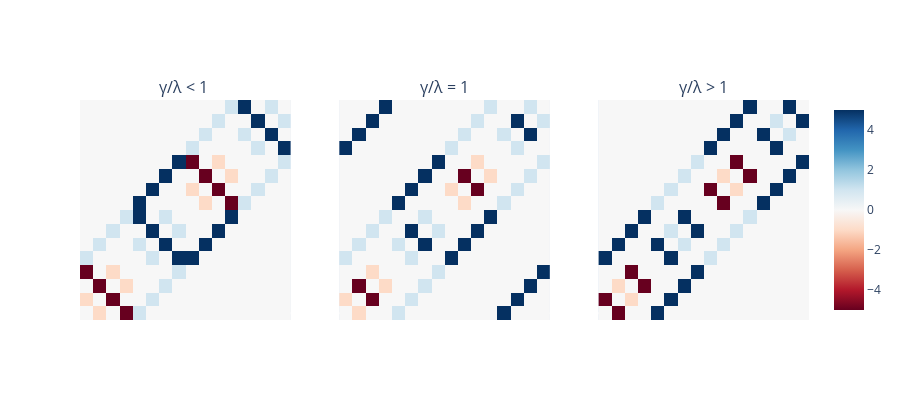

Write notebook code for a chart like this one.
### Code cell
from plotly.subplots import make_subplots
import plotly.graph_objects as go

fig = make_subplots(rows=1, cols=3,
                    subplot_titles=("γ/λ < 1 ","γ/λ = 1", "γ/λ > 1"))

fig.add_trace(
    go.Heatmap(z=H0.real,coloraxis = "coloraxis"),
    row=1, col=1)

fig.add_trace(
    go.Heatmap(z=H1.real,coloraxis = "coloraxis"),
    row=1, col=2)

fig.add_trace(
    go.Heatmap(z=H2.real,coloraxis = "coloraxis"),
    row=1, col=3)

fig.update_xaxes(showgrid=False,showticklabels=False)
fig.update_yaxes(showgrid=False,showticklabels=False)
fig.update_layout(height=400, width=900, showlegend=False, title_text="", coloraxis={'colorscale':'RdBu'})
fig.show()
fig.write_image("images/Hamiltonian_cero.pdf")

### Figure 1 — Plotly figure (JSON) as saved in the notebook; plotly's stock layout.template omitted (floating-point values rounded to 4 significant figures; data arrays with more than 128 entries replaced by an {"elided": "..."} marker saying what was removed)
{"data": [{"coloraxis": "coloraxis", "type": "heatmap", "xaxis": "x", "yaxis": "y", "z": {"elided": "16x16 float values"}}, {"coloraxis": "coloraxis", "type": "heatmap", "xaxis": "x2", "yaxis": "y2", "z": {"elided": "16x16 float values"}}, {"coloraxis": "coloraxis", "type": "heatmap", "xaxis": "x3", "yaxis": "y3", "z": {"elided": "16x16 float values"}}], "layout": {"annotations": [{"font": {"size": 16}, "showarrow": false, "text": "γ/λ < 1 ", "x": 0.1444, "xanchor": "center", "xref": "paper", "y": 1, "yanchor": "bottom", "yref": "paper"}, {"font": {"size": 16}, "showarrow": false, "text": "γ/λ = 1", "x": 0.5, "xanchor": "center", "xref": "paper", "y": 1, "yanchor": "bottom", "yref": "paper"}, {"font": {"size": 16}, "showarrow": false, "text": "γ/λ > 1", "x": 0.8556, "xanchor": "center", "xref": "paper", "y": 1, "yanchor": "bottom", "yref": "paper"}], "coloraxis": {"colorscale": [[0, "rgb(103,0,31)"], [0.1, "rgb(178,24,43)"], [0.2, "rgb(214,96,77)"], [0.3, "rgb(244,165,130)"], [0.4, "rgb(253,219,199)"], [0.5, "rgb(247,247,247)"], [0.6, "rgb(209,229,240)"], [0.7, "rgb(146,197,222)"], [0.8, "rgb(67,147,195)"], [0.9, "rgb(33,102,172)"], [1, "rgb(5,48,97)"]]}, "height": 400, "showlegend": false, "title": {"text": ""}, "width": 900, "xaxis": {"anchor": "y", "domain": [0, 0.2889], "showgrid": false, "showticklabels": false}, "xaxis2": {"anchor": "y2", "domain": [0.3556, 0.6444], "showgrid": false, "showticklabels": false}, "xaxis3": {"anchor": "y3", "domain": [0.7111, 1], "showgrid": false, "showticklabels": false}, "yaxis": {"anchor": "x", "domain": [0, 1], "showgrid": false, "showticklabels": false}, "yaxis2": {"anchor": "x2", "domain": [0, 1], "showgrid": false, "showticklabels": false}, "yaxis3": {"anchor": "x3", "domain": [0, 1], "showgrid": false, "showticklabels": false}}}
